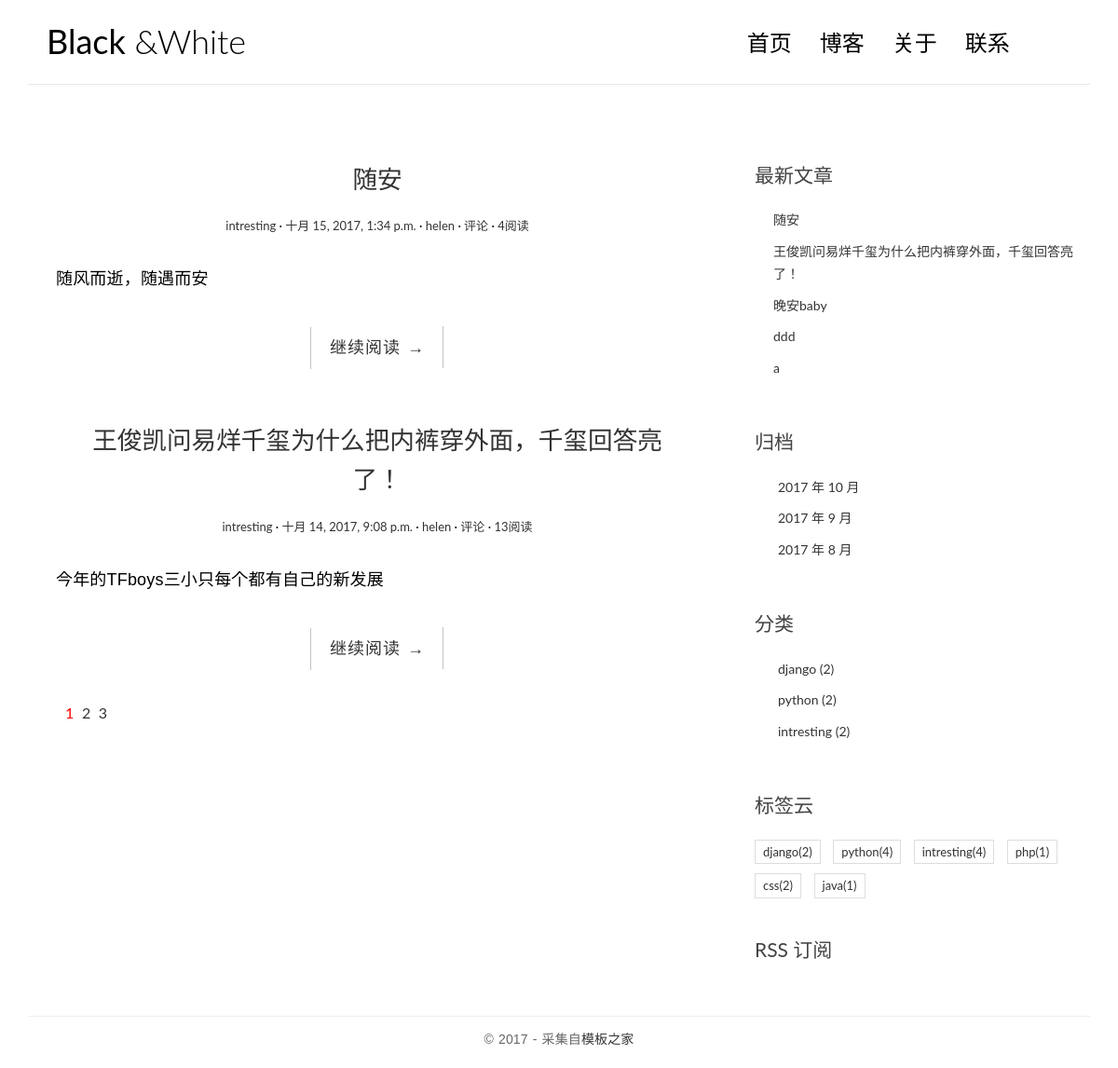
Before: / with the older database file.
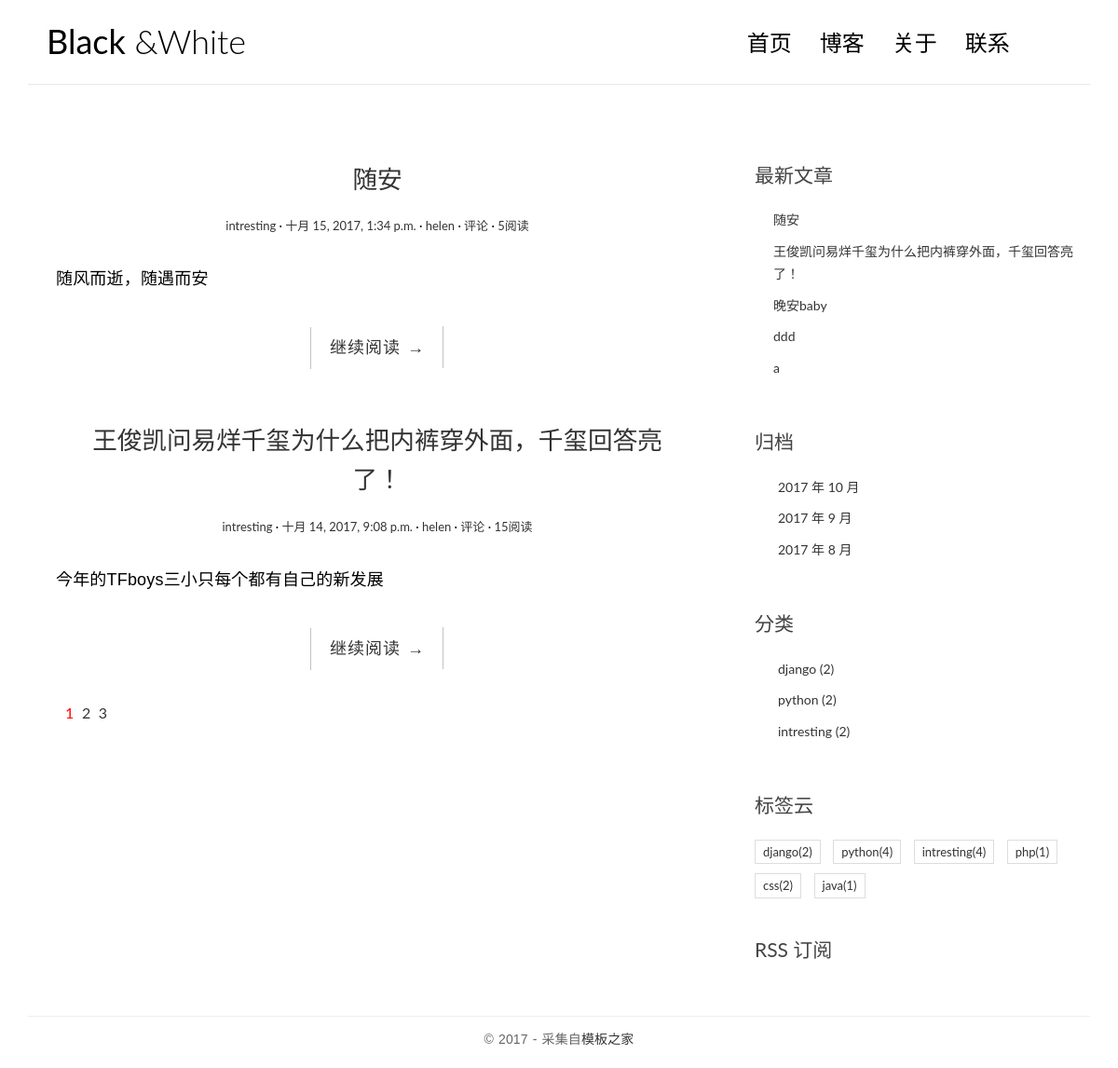
After: the same page with the newer database file.
### blog/models.py (models this page shows, shortened)
class Post(models.Model):
    title = models.CharField(max_length=64)
    body = models.TextField()
    created_time = models.DateTimeField()
    modified_time = models.DateTimeField()
    excerpt = models.CharField(max_length=256,blank=True)
    category = models.ForeignKey(Category)
    tage = models.ManyToManyField(Tag,blank=True)
    author = models.ForeignKey(User)
    views = models.PositiveIntegerField(default=0)
    class Meta:
        ordering = ['-created_time','-modified_time']
    def get_absolute_url(self):
        return reverse('blog:detail',kwargs={'pk':self.pk})

class Category(models.Model):
    name = models.CharField(max_length=64)

### blog/views.py (the view, shortened to what this page needs)
# urls.py: url(r'^$',views.IndexView.as_view(),name='index'),
class IndexView(ListView):
    model = Post
    template_name = 'blog/index.html'
    context_object_name = 'post_list'
    paginate_by = 2
    def pagination_data(self,paginator,page,is_paginated):
        if not is_paginated:
            return {}
        first = False              # 首页
        left_has_more = False      # 省略号
        left = []                  # 当前页左边的页码
        page_number = page.number  # 当前页
        right = []                 # 当前页右边的页码
        right_has_more = False     # 省略号
        last = False               # 最后一页
        total_pages = paginator.num_pages# 总页数
        page_range = paginator.page_range# 获取整个分页的列表
        if page_number == 1:
            right = page_range[page_number:page_number+2]
            if right[-1]<total_pages-1:
                right_has_more = True
            if right[-1]<total_pages:
                last = True
        elif page_number == total_pages:
            left = page_range[(page_number-3) if(page_number-3)>0 else 0:page_number-1]
            if left[0]>2:
                left_has_more = True
            if left[0]>1:
                first = True
        data = {
            'left':left,
            'right':right,
            'left_has_more':left_has_more,
            'right_has_more':right_has_more,
            'first':first,
            'last':last
        }
        return data
    def get_context_data(self,**kwargs):
        context = super().get_context_data(**kwargs)
        paginator = context.get('paginator')
        page = context.get('page_obj')
        is_paginated = context.get('is_paginated')
        paginator_data = self.pagination_data(paginator,page,is_paginated)
        context.update(paginator_data)
        return context

### blog/templatetags/blog_tags.py (called while the page is built)
@register.simple_tag
def get_recent_posts(num=5):
    return Post.objects.all().order_by('-created_time')[:num]

@register.simple_tag
def archives():
    return Post.objects.dates('created_time','month',order='DESC')

@register.simple_tag
def get_categories():
    return Category.objects.annotate(num_post = Count('post')).filter(num_post__gt=0)

@register.simple_tag
def get_tags():
    return Tag.objects.annotate(num_post = Count('post')).filter(num_post__gt=0)

### templates/blog/index.html (shortened to what this page needs)
{% extends 'blog/base.html' %}
{% block main %}
{% for post in post_list %}
<article class="post post-{{ post.pk }}">
    <header class="entry-header">
        <h1 class="entry-title">
            <a href="{{ post.get_absolute_url }}">{{ post.title }}</a>
        </h1>
        <div class="entry-meta">
            <span class="post-category"><a href="#">{{ post.category.name }}</a></span>
            <span class="post-date"><a href="#"><time class="entry-date" datetime="{{ post.created_time }}">{{ post.created_time }}</time></a></span>
            <span class="post-author"><a href="#">{{ post.author }}</a></span>
            <span class="comments-link"><a href="#">评论</a></span>
            <span class="views-count"><a href="#">{{post.views}}阅读</a></span>
        </div>
    </header>
    <div class="entry-content clearfix">
        <p>{{ post.excerpt }}</p>
        <div class="read-more cl-effect-14">
            <a href="{{ post.get_absolute_url }}" class="more-link">继续阅读 <span class="meta-nav">→</span></a>
        </div>
    </div>
</article>
{% empty %}
<div class="no-post">暂时还没有发布的文章！</div>
{% endfor %}
{% if is_paginated %}
<div class="pagination">
   <ul>
       <li class="current"><a href="?page={{page_obj.number}}">{{page_obj.number}}</a></li>
       {%if right%}
            {% for i in right%}
                <li><a href="?page={{i}}">{{i}}</a> </li>
            {%endfor%}
       {%endif%}
   </ul>
</div>
{%endif%}
{% endblock main %}

### templates/blog/base.html (shortened to what the changed rows need)
{%load staticfiles%}
{%load blog_tags%}
<html>
<head>
    <link rel="stylesheet" href="{% static 'blog/css/bootstrap.min.css' %}">
    <link rel="stylesheet" href="{% static 'blog/css/custom.css' %}">
    <link rel="stylesheet" href="{% static 'blog/css/pace.css' %}">
    <link rel="stylesheet" href="http://code.ionicframework.com/ionicons/2.0.1/css/ionicons.min.css">
    <link rel="stylesheet" href="{% static 'blog/css/highlights/github.css' %}">
</head>
<body>
<div class="container">
    <header id="site-header">
        <div class="row">
            <div class="col-md-4 col-sm-5 col-xs-8">
                <div class="logo">
                    <h1><a href="{% url 'blog:index' %}"><b>Black</b> &amp;White</a></h1>
                </div>
            </div>
        </div>
    </header>
</div>
<div class="content-body">
    <div class="container">
        <div class="row">
            <main class="col-md-8">
                {% block main %}
                {% endblock %}
            </main>
            <aside class="col-md-4">
                <div class="widget widget-recent-posts">
                    {% get_recent_posts as recent_post_list %}
                    <ul>
                       {% for post in recent_post_list %}
                        <li>
                            <a href="{{ post.get_absolute_url }}">{{ post.title }}</a>
                        </li>
                        {% empty %}
                          暂无文章！
                        {% endfor %}
                    </ul>
                </div>
                    {% archives as date_list %}
                    {% get_categories as category_list %}
                    {% get_tags as tag_list %}
            </aside>
        </div>
    </div>
</div>
</body>
</html>

Changed rows visible on the page:
changed Post "随安": views "4" → "5"
changed Post "王俊凯问易烊千玺为什么把内裤穿外面，千玺回答亮了！": views "13" → "15"
